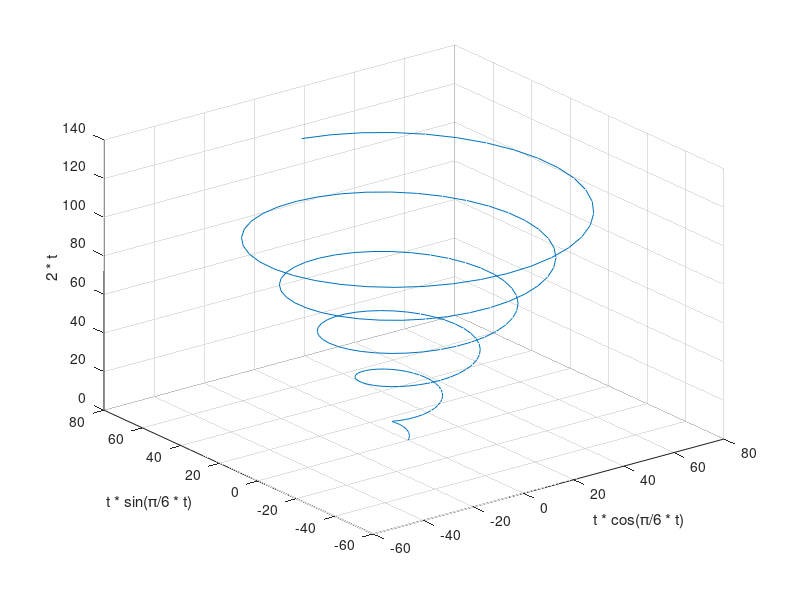

Reproduce this figure in MATLAB.
clear;clc;clf;
% hold on;

t = 0 : pi / 10 : 20 * pi;
x = t .* cos(pi / 6 * t);
y = t .* sin( pi / 6 * t);
z = 2 * t;
plot3(x, y, z), xlabel('t * cos(\pi/6 * t)'), ylabel('t * sin(\pi/6 * t)'), zlabel('2 * t');
grid on;